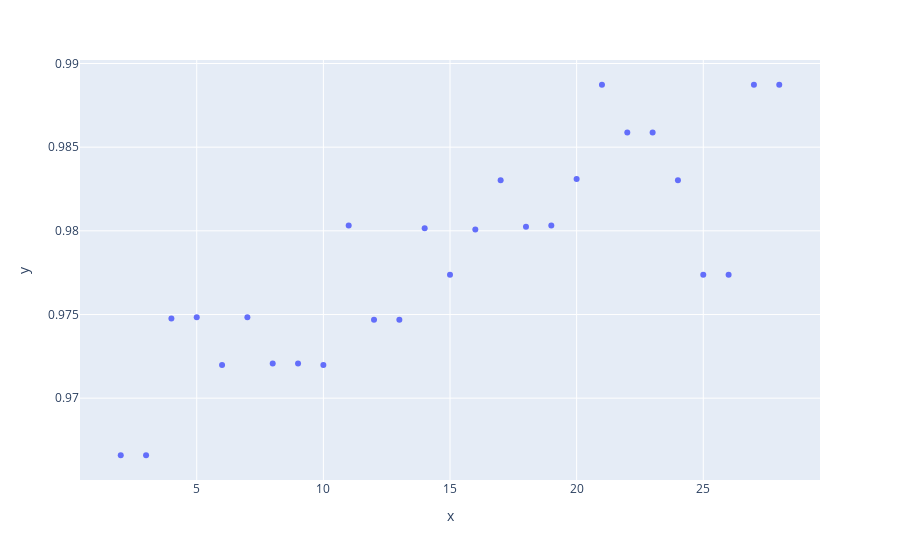

Here is the notebook cell this chart was saved with:
### Code cell
px.scatter(x=range(2, 29), y=scores)

### Figure 1 — Plotly figure (JSON) as saved in the notebook; plotly's stock layout.template omitted (floating-point values rounded to 4 significant figures)
{"data": [{"hovertemplate": "x=%{x}<br>y=%{y}<extra></extra>", "legendgroup": "", "marker": {"color": "#636efa", "symbol": "circle"}, "mode": "markers", "name": "", "orientation": "v", "showlegend": false, "type": "scatter", "x": [2, 3, 4, 5, 6, 7, 8, 9, 10, 11, 12, 13, 14, 15, 16, 17, 18, 19, 20, 21, 22, 23, 24, 25, 26, 27, 28], "xaxis": "x", "y": [0.9666, 0.9666, 0.9748, 0.9748, 0.972, 0.9748, 0.9721, 0.9721, 0.972, 0.9803, 0.9747, 0.9747, 0.9802, 0.9774, 0.9801, 0.983, 0.9802, 0.9803, 0.9831, 0.9887, 0.9859, 0.9859, 0.983, 0.9774, 0.9774, 0.9887, 0.9887], "yaxis": "y"}], "layout": {"autosize": true, "legend": {"tracegroupgap": 0}, "margin": {"t": 60}, "xaxis": {"anchor": "y", "autorange": true, "domain": [0, 1], "range": [0.4268, 29.57], "title": {"text": "x"}, "type": "linear"}, "yaxis": {"anchor": "x", "autorange": true, "domain": [0, 1], "range": [0.9649, 0.9904], "title": {"text": "y"}, "type": "linear"}}}
